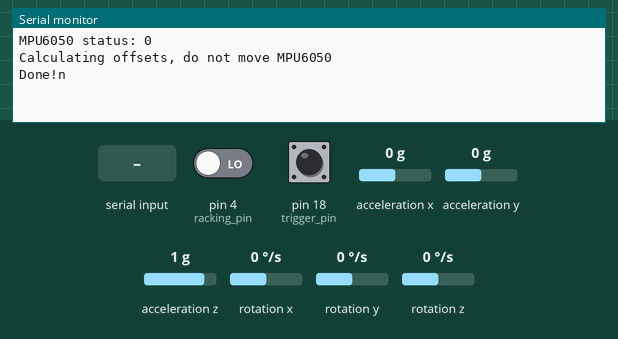
Bench run of a sketch on a simulated Arduino Uno, built for the host (arithmetic inside an expression is 32-bit, double 64-bit). On the bench: the last lines printed to the serial monitor. Inputs (shaded band) come from the test bench; at power-on: pin 18 (trigger_pin) HIGH, pin 4 (racking_pin) LOW, acceleration x 0 g, acceleration y 0 g, acceleration z 1 g, rotation x 0 °/s, rotation y 0 °/s, rotation z 0 °/s.

Above: at 3.2 s.
3.3 s: pin 18 (trigger_pin) pulled LOW for 1 s
At 4.9 s:
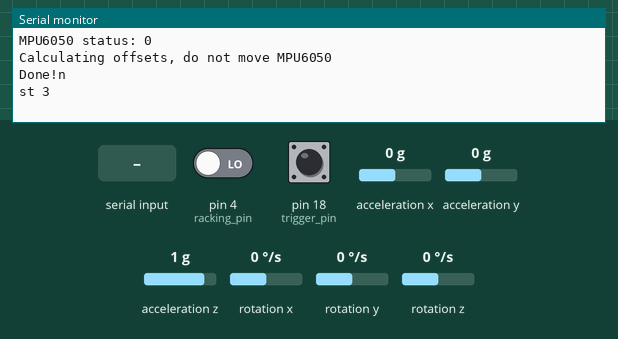
5.8 s: pin 4 (racking_pin) driven HIGH
At 7.0 s:
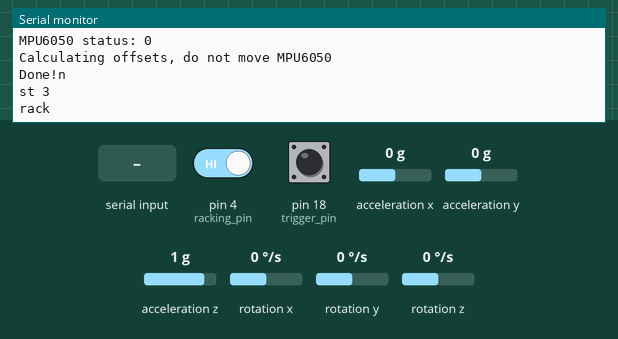
7.3 s: "recalibrate\n" received over Serial
At 8.4 s:
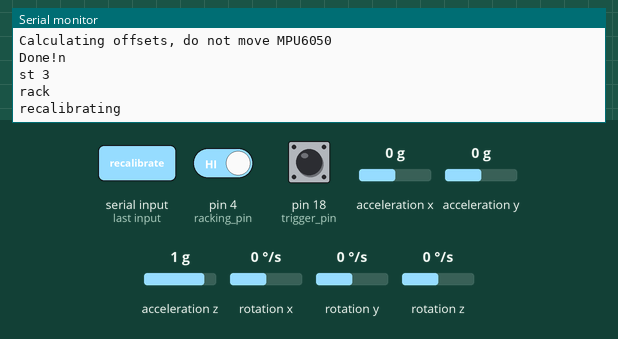

Measured:
- after the input at 3.3 s, the serial monitor: prints a new line after 0.71 s (image 1)
- after the input at 5.8 s, the serial monitor: prints a new line at once (image 2)
- after the input at 7.3 s, the serial monitor: prints a new line at once (image 3)

The sketch:

shotgun_wired.ino
```cpp
//versione del programma del fucile ma fatto per funzionare via cavo

#include "Wire.h"
#include <MPU6050_light.h>

MPU6050 mpu{ Wire };
int trigger_pin = 18;    //pin su cui è collegato l'interruttore del grilletto
int racking_pin = 4;
String aiming;


void Recalibrate() {
  Serial.println("recalibrating");
  mpu.calcOffsets();
}


void setup() {
  Serial.begin(115200);
  pinMode(trigger_pin, INPUT_PULLUP);
  pinMode(racking_pin, INPUT_PULLDOWN);

  Wire.begin();
  byte status = mpu.begin();
  Serial.print(F("MPU6050 status: "));
  Serial.println(status);
  while (status != 0) {}  // stop everything if could not connect to MPU6050
  Serial.println(F("Calculating offsets, do not move MPU6050"));
  delay(1000);
  mpu.calcOffsets();  // ricalibra il sensore
  Serial.println("Done!n");
}
unsigned long timer = millis();

//indicazione per i dati che la scheda manda all rpi
//F = mirando di fronte
//S = mirando a se stesso
//L = mirando a sinistra
void loop() {
  if (Serial.readStringUntil('\n') == "recalibrate") {
    Recalibrate();
  }

  mpu.update();
  //magari quest parte si può rifare col task scheduler
  //tutto sto pappone serve a capire in che direzione sta puntando il fucile
  if ((millis() - timer) > 10) {  //aggiorna la posizione ogni 10ms
    if (mpu.getAngleZ() < 20 && mpu.getAngleZ() > -20 && mpu.getAngleX() < 90) {
      aiming = "3";
    } else if (mpu.getAngleZ() < -20 && mpu.getAngleZ() > -60 && mpu.getAngleX() < 90) {
      aiming = "4";
    } else if (mpu.getAngleZ() < 60 && mpu.getAngleZ() > 20 && mpu.getAngleX() < 90) {
      aiming = "2";
    }
    if (mpu.getAngleX() > 90 && mpu.getAngleX() < 180) {
      aiming = "1";
    }
    timer = millis();
  }
  if (digitalRead(trigger_pin) == LOW) {
    Serial.println("st " + aiming);
    while (true) {
      if (digitalRead(racking_pin) == HIGH) {
        Serial.println("rack");
        break;
      }
    }
  }
}
```
